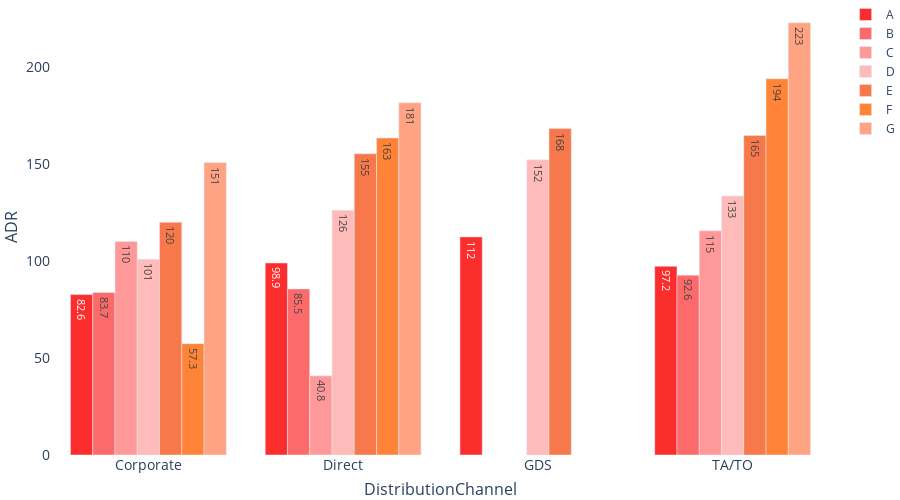

Notebook code cell kept with this figure:
### Markdown cell above
<div class="alert alert-success">
    <h3> 2.3 - Average ADR by Distribution Channel and Reserved Room Type</h3>

</div>

### Code cell
dis_adr = df.copy(deep=True)
dis_adra=dis_adr[dis_adr['ReservedRoomType_cat']=='A']
dis_adrb=dis_adr[dis_adr['ReservedRoomType_cat']=='B']
dis_adrc=dis_adr[dis_adr['ReservedRoomType_cat']=='C']
dis_adrd=dis_adr[dis_adr['ReservedRoomType_cat']=='D']
dis_adrf=dis_adr[dis_adr['ReservedRoomType_cat']=='F']
dis_adrg=dis_adr[dis_adr['ReservedRoomType_cat']=='G']
dis_adre=dis_adr[dis_adr['ReservedRoomType_cat']=='E']

dis_adra = dis_adra.groupby(['DistributionChannel'])[['ADR']].mean()
dis_adra = pd.DataFrame(dis_adra, columns = ['ADR']).reset_index()

dis_adrb = dis_adrb.groupby(['DistributionChannel'])[['ADR']].mean()
dis_adrb=pd.DataFrame(dis_adrb, columns = ['ADR']).reset_index()

dis_adrb = dis_adrb.groupby(['DistributionChannel'])[['ADR']].mean()
dis_adrb=pd.DataFrame(dis_adrb, columns = ['ADR']).reset_index()

dis_adrc= dis_adrc.groupby(['DistributionChannel'])[['ADR']].mean()
dis_adrc=pd.DataFrame(dis_adrc, columns = ['ADR']).reset_index()

dis_adrd = dis_adrd.groupby(['DistributionChannel'])[['ADR']].mean()
dis_adrd=pd.DataFrame(dis_adrd, columns = ['ADR']).reset_index()

dis_adrf = dis_adrf.groupby(['DistributionChannel'])[['ADR']].mean()
dis_adrf=pd.DataFrame(dis_adrf, columns = ['ADR']).reset_index()

dis_adrg = dis_adrg.groupby(['DistributionChannel'])[['ADR']].mean()
dis_adrg=pd.DataFrame(dis_adrg, columns = ['ADR']).reset_index()

dis_adre = dis_adre.groupby(['DistributionChannel'])[['ADR']].mean()
dis_adre=pd.DataFrame(dis_adre, columns = ['ADR']).reset_index()

#graph
fig = go.Figure()
fig = go.Figure(data=[go.Bar(name='A',x=dis_adra['DistributionChannel'],y=dis_adra['ADR'],
                     text=dis_adra['ADR'],marker_color='rgb(252, 45, 45)'),
                      go.Bar(name='B',x=dis_adrb['DistributionChannel'],y=dis_adrb['ADR'],
                     text=dis_adrb['ADR'],marker_color='rgb(252, 106, 106)'),
                      go.Bar(name='C',x=dis_adrc['DistributionChannel'],y=dis_adrc['ADR'],
                     text=dis_adrc['ADR'],marker_color='rgb(255, 153, 153)'),
                      go.Bar(name='D',x=dis_adrd['DistributionChannel'],y=dis_adrd['ADR'],
                     text=dis_adrd['ADR'],marker_color='rgb(255, 186, 186)'),
                      go.Bar(name='E',x=dis_adre['DistributionChannel'],y=dis_adre['ADR'],
                     text=dis_adre['ADR'],marker_color='rgb(247, 120, 74)'),
                      go.Bar(name='F',x=dis_adrf['DistributionChannel'],y=dis_adrf['ADR'],
                     text=dis_adrf['ADR'],marker_color='rgb(255, 132, 56)'),
                      go.Bar(name='G',x=dis_adrg['DistributionChannel'],y=dis_adrg['ADR'],
                     text=dis_adrg['ADR'],marker_color='rgb(255, 163, 130)')
                     ])
                   
fig.update_traces(texttemplate='%{text:.3s}', textposition='auto')
#fig.update_layout(uniformtext_minsize=40, uniformtext_mode='hide')

fig.update_layout(
    xaxis=dict(
        title='DistributionChannel',
        titlefont_size=16,
        tickfont_size=14
    ),
    yaxis=dict(
        title='ADR',
        titlefont_size=16,
        tickfont_size=14    
    ))

fig.update_layout(
    margin=dict(l=0, r=0, t=0, b=0))

fig.update_layout(barmode='group',
    autosize=False,
    width=900,
    height=500,
    xaxis={'type': 'category'}, xaxis_tickangle=0)

fig.layout.plot_bgcolor = '#fff'
fig.show()

### Figure 1 — Plotly figure (JSON) as saved in the notebook; plotly's stock layout.template omitted (floating-point values rounded to 4 significant figures)
{"data": [{"marker": {"color": "rgb(252, 45, 45)"}, "name": "A", "text": [82.61, 98.88, 112.3, 97.17], "textposition": "auto", "texttemplate": "%{text:.3s}", "type": "bar", "x": ["Corporate", "Direct", "GDS", "TA/TO"], "y": [82.61, 98.88, 112.3, 97.17]}, {"marker": {"color": "rgb(252, 106, 106)"}, "name": "B", "text": [83.67, 85.53, 92.62], "textposition": "auto", "texttemplate": "%{text:.3s}", "type": "bar", "x": ["Corporate", "Direct", "TA/TO"], "y": [83.67, 85.53, 92.62]}, {"marker": {"color": "rgb(255, 153, 153)"}, "name": "C", "text": [110, 40.75, 115.5], "textposition": "auto", "texttemplate": "%{text:.3s}", "type": "bar", "x": ["Corporate", "Direct", "TA/TO"], "y": [110, 40.75, 115.5]}, {"marker": {"color": "rgb(255, 186, 186)"}, "name": "D", "text": [100.8, 126.0, 152, 133.3], "textposition": "auto", "texttemplate": "%{text:.3s}", "type": "bar", "x": ["Corporate", "Direct", "GDS", "TA/TO"], "y": [100.8, 126.0, 152, 133.3]}, {"marker": {"color": "rgb(247, 120, 74)"}, "name": "E", "text": [119.8, 155.1, 168.1, 164.6], "textposition": "auto", "texttemplate": "%{text:.3s}", "type": "bar", "x": ["Corporate", "Direct", "GDS", "TA/TO"], "y": [119.8, 155.1, 168.1, 164.6]}, {"marker": {"color": "rgb(255, 132, 56)"}, "name": "F", "text": [57.34, 163.3, 193.8], "textposition": "auto", "texttemplate": "%{text:.3s}", "type": "bar", "x": ["Corporate", "Direct", "TA/TO"], "y": [57.34, 163.3, 193.8]}, {"marker": {"color": "rgb(255, 163, 130)"}, "name": "G", "text": [150.6, 181.4, 222.6], "textposition": "auto", "texttemplate": "%{text:.3s}", "type": "bar", "x": ["Corporate", "Direct", "TA/TO"], "y": [150.6, 181.4, 222.6]}], "layout": {"autosize": false, "barmode": "group", "height": 500, "margin": {"b": 0, "l": 0, "r": 0, "t": 0}, "plot_bgcolor": "#fff", "width": 900, "xaxis": {"tickangle": 0, "tickfont": {"size": 14}, "title": {"font": {"size": 16}, "text": "DistributionChannel"}, "type": "category"}, "yaxis": {"tickfont": {"size": 14}, "title": {"font": {"size": 16}, "text": "ADR"}}}}
